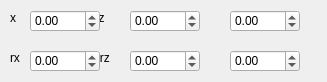
<?xml version="1.0" encoding="UTF-8"?>
<ui version="4.0">
 <class>QInputTransformDialog</class>
 <widget class="QDialog" name="QInputTransformDialog">
  <property name="geometry">
   <rect>
    <x>0</x>
    <y>0</y>
    <width>327</width>
    <height>82</height>
   </rect>
  </property>
  <property name="windowTitle">
   <string>Dialog</string>
  </property>
  <widget class="QDoubleSpinBox" name="x_val_spinbox">
   <property name="geometry">
    <rect>
     <x>30</x>
     <y>10</y>
     <width>70</width>
     <height>22</height>
    </rect>
   </property>
   <property name="minimum">
    <double>-9999999.000000000000000</double>
   </property>
   <property name="maximum">
    <double>9999999.990000000223517</double>
   </property>
  </widget>
  <widget class="QDoubleSpinBox" name="y_val_spinbox">
   <property name="geometry">
    <rect>
     <x>130</x>
     <y>10</y>
     <width>70</width>
     <height>22</height>
    </rect>
   </property>
   <property name="minimum">
    <double>-9999999.000000000000000</double>
   </property>
   <property name="maximum">
    <double>9999999.990000000223517</double>
   </property>
  </widget>
  <widget class="QDoubleSpinBox" name="z_val_spinbox">
   <property name="geometry">
    <rect>
     <x>230</x>
     <y>10</y>
     <width>70</width>
     <height>22</height>
    </rect>
   </property>
   <property name="minimum">
    <double>-9999999.000000000000000</double>
   </property>
   <property name="maximum">
    <double>9999999.990000000223517</double>
   </property>
  </widget>
  <widget class="QDoubleSpinBox" name="rx_val_spinbox">
   <property name="geometry">
    <rect>
     <x>30</x>
     <y>50</y>
     <width>70</width>
     <height>22</height>
    </rect>
   </property>
   <property name="minimum">
    <double>-99999999.000000000000000</double>
   </property>
   <property name="maximum">
    <double>99999999.989999994635582</double>
   </property>
  </widget>
  <widget class="QDoubleSpinBox" name="ry_val_spinbox">
   <property name="geometry">
    <rect>
     <x>130</x>
     <y>50</y>
     <width>70</width>
     <height>22</height>
    </rect>
   </property>
   <property name="minimum">
    <double>-99999999.000000000000000</double>
   </property>
   <property name="maximum">
    <double>99999999.989999994635582</double>
   </property>
  </widget>
  <widget class="QDoubleSpinBox" name="rz_val_spinbox">
   <property name="geometry">
    <rect>
     <x>230</x>
     <y>50</y>
     <width>70</width>
     <height>22</height>
    </rect>
   </property>
   <property name="minimum">
    <double>-9999999.000000000000000</double>
   </property>
   <property name="maximum">
    <double>9999999.990000000223517</double>
   </property>
  </widget>
  <widget class="QLabel" name="label">
   <property name="geometry">
    <rect>
     <x>10</x>
     <y>10</y>
     <width>301</width>
     <height>16</height>
    </rect>
   </property>
   <property name="text">
    <string>x            y           z   </string>
   </property>
  </widget>
  <widget class="QLabel" name="label_2">
   <property name="geometry">
    <rect>
     <x>10</x>
     <y>50</y>
     <width>301</width>
     <height>16</height>
    </rect>
   </property>
   <property name="text">
    <string>rx          ry           rz   </string>
   </property>
  </widget>
  <zorder>label_2</zorder>
  <zorder>label</zorder>
  <zorder>x_val_spinbox</zorder>
  <zorder>y_val_spinbox</zorder>
  <zorder>z_val_spinbox</zorder>
  <zorder>rx_val_spinbox</zorder>
  <zorder>ry_val_spinbox</zorder>
  <zorder>rz_val_spinbox</zorder>
 </widget>
 <resources/>
 <connections/>
</ui>
